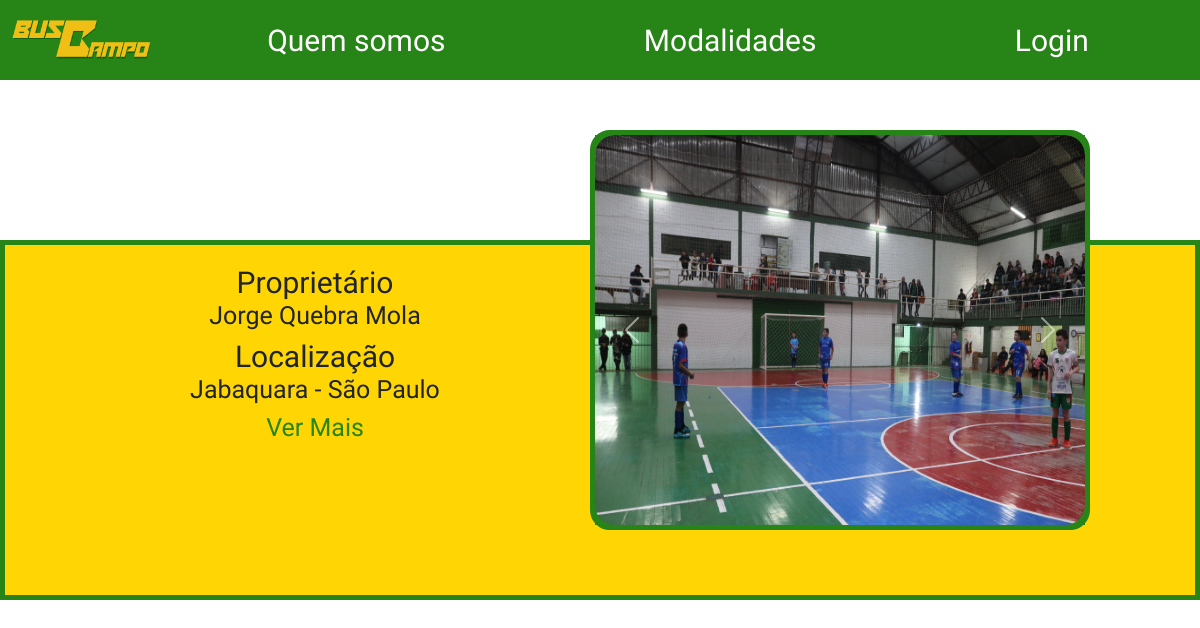
The page /contato.php?id_local=1 on the database as committed earlier.
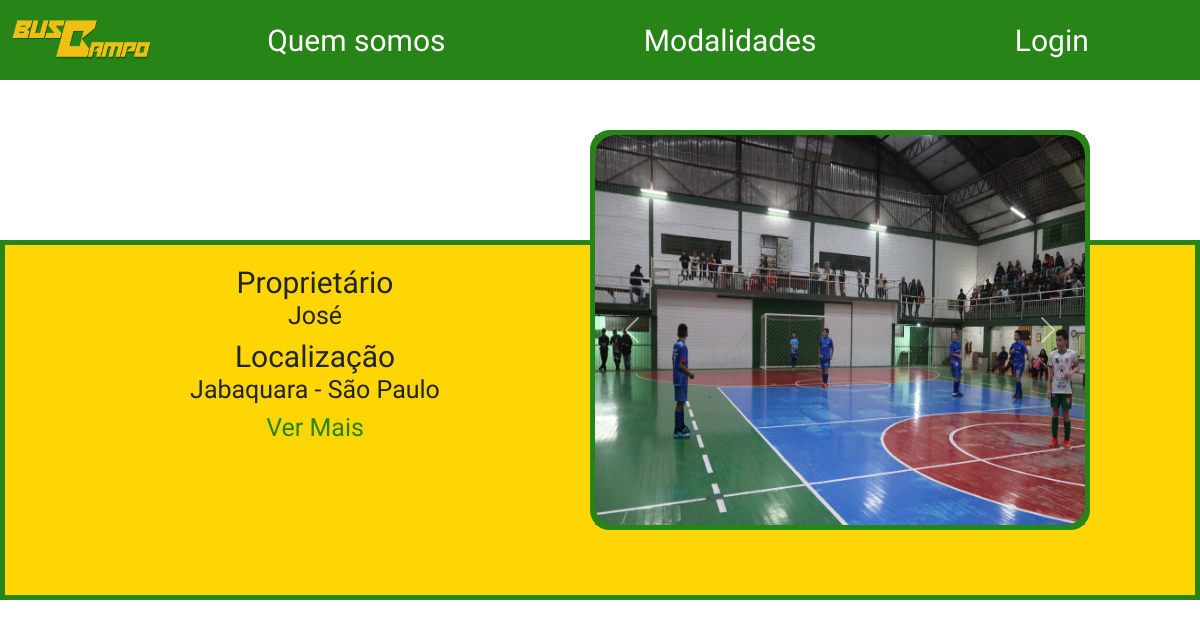
The same page on the database as committed later.
### tables this page shows
CREATE TABLE `tb_local` (
  `id_local` int(11) NOT NULL,
  `nome_local` varchar(40) NOT NULL,
  `id_categoria` int(11) NOT NULL,
  `desc_local` varchar(70) NOT NULL,
  `telefone` varchar(15) NOT NULL,
  `cep` varchar(9) NOT NULL,
  `rua` varchar(50) NOT NULL,
  `numero` int(11) NOT NULL,
  `bairro` varchar(40) NOT NULL,
  `cidade` varchar(50) NOT NULL,
  `estado` varchar(2) NOT NULL,
  `id_cliente` int(11) NOT NULL,
  `img1` varchar(60) NOT NULL,
  `img2` varchar(60) NOT NULL,
  `img3` varchar(60) NOT NULL
);

CREATE TABLE `tb_locador` (
  `id_cliente` int(11) NOT NULL,
  `nome_cliente` varchar(32) NOT NULL,
  `email` varchar(50) NOT NULL,
  `doc` varchar(20) NOT NULL,
  `telefone` varchar(15) NOT NULL,
  `imagem` varchar(60) NOT NULL,
  `senha` varchar(40) NOT NULL
);

### contato.php (the view, shortened to what this page needs)
<?php
@include('menu.php');
require('connect.php');
extract($_GET);
$quadra = mysqli_query($con, "SELECT * FROM `tb_local` INNER JOIN `tb_categoria` ON `tb_local`.`id_categoria` = `tb_categoria`.`id_categoria` INNER JOIN `tb_locador` ON `tb_local`.`id_cliente` = `tb_locador`.`id_cliente` where `id_local` = '$id_local'");
$quadra = mysqli_fetch_array($quadra);
?>
<!DOCTYPE html>
<html lang="pt-br">
<head>
    <link rel="stylesheet" href="css/contato.css">
    <link rel="stylesheet" href="css/query-contato.css">
</head>
<body>
<div class="lista">
    <div class="box-lista">
    <h1>Proprietário</h1>
    <h3><?php echo $quadra['nome_cliente'] ?></h3>
    <h1>Localização</h1>
    <h3><?php echo "$quadra[bairro]  -  $quadra[cidade]"?></h3>
    <?php
    if($_SESSION['login'] == true){
      echo "<a href=# class=logado><img src=imgs/whatsapp.png></a>";
      echo "<a href=# class=logado><img src=imgs/gmail.png></a>";
    }else{
     echo "<h3 classh3-logado><a href=login.php?backup=$id_local>Ver Mais</a></h3>";
    }
    ?>
    </div>
</div>
    <div class="dir">
        <div class="conteudo">
        <div id="carouselExampleControlsNoTouching" class="carousel slide" data-bs-touch="false">
  <div class="carousel-inner">
    <div class="carousel-item active">
      <img src=<?php echo  "$quadra[img1]>"?>
    </div>
  </div>
  <button class="carousel-control-prev" type="button" data-bs-target="#carouselExampleControlsNoTouching" data-bs-slide="prev">
    <span class="carousel-control-prev-icon" aria-hidden="true"></span>
  </button>
  <button class="carousel-control-next" type="button" data-bs-target="#carouselExampleControlsNoTouching" data-bs-slide="next">
    <span class="carousel-control-next-icon" aria-hidden="true"></span>
  </button>
</div>
        </div>
        </div>
</body>
</html>

### menu.php (shortened to what this page needs)
<!DOCTYPE html>
<html lang="pt-br">
<head>
    <link rel="stylesheet" href="css/menu.css">
    <link rel="stylesheet" href="css/query-menu.css">
    <link href="https://cdn.jsdelivr.net/npm/bootstrap@5.3.0-alpha3/dist/css/bootstrap.min.css" rel="stylesheet">
</head>
<body>
<div class="nav-fixed">
<nav class="navbar navbar-expand-lg bg-body-tertiary" id="container-0">
  <div class="container-fluid">
    <a class="navbar-brand" href="index.php"><img src="imgs/logoofc.png" alt="" heigth="150px" width="200px"></a>
    <div class="collapse navbar-collapse" id="navbarNavAltMarkup">
      <div class="navbar-nav">
      <span class="quem-somos-span">
        <a class="nav-link " aria-current="page" href="quem-somos.php">Quem somos</a>
      </span>
        <a class="nav-link" href="modalidades.php">Modalidades</a>
        <?php
if($_SESSION['login'] == true){
  echo "<a class=nav-link href=cad_local.php>Divulgue seu local</a>";
  echo "<a class=nav-link id=dif href=perfil.php>Meu perfil</a>";
  echo "<span class=login-span><a class=nav-link id=dif href=logoff.php>Sair</a></span>";
}else{
  echo "<span class=login-span><a class=nav-link id=dif href=login.php>Login</a></span>";
}
 ?>
      </div>
    </div>
  </div>
</nav>
</div>
</body>
</html>

### css/menu.css (style rules this page uses)
#container-0 { margin: 0; padding: 0; border: 0; }
.nav-fixed { z-index: 1000; width: 100%; position: fixed; top: 0%; }
.container-fluid { background-color: #268516; height: auto; }
.navbar-nav a { color: #ffff; display: flex; justify-content: center; align-items: center; font-size: 30px; }
.navbar-nav { width: 100%; display: flex; justify-content: space-around; align-items: center; }
.nav-link { height: 100%; display: flex; justify-content: center; align-items: center; }

### css/query-menu.css (style rules this page uses)
@media (min-width: 1101px) and (max-width: 1300px) { .container-fluid { height: 80px; } }
@media (min-width: 1101px) and (max-width: 1300px) { .navbar-brand img { width: 140px; } }

### css/contato.css (style rules this page uses)
* { border: 0; padding: 0; margin: 0; font-family: 'Teko', sans-serif; }
body { background-image: url(../imgs/ball.jpg); background-repeat: no-repeat; background-position: center; background-size: cover; }
.lista { background-color:#ffd504; border: #268516 solid 5px; width: 100%; position: fixed; top: 30%; height: 45vh; display: flex; flex-direction: column; justify-content: center ; }
.lista .box-lista { height: 100%; width: 600px; margin-left: 200px; text-align: center; padding-top: 20px; }
.box-lista h1 { padding: 10px; }
.box-lista a { color: #268516; text-decoration: none; }
.dir { position: relative; left: 45%; width: 50%; height: 100vh; display: flex; align-items: center; justify-content: center; }
.conteudo { background-color: #edf2f4; border-radius: 20px; width: 80%; height: 600px; position: relative; top: 3%; display: flex; flex-direction: column; border: solid 5px #268516; }
.carousel { height: 100%; background-color: #268516; }
.carousel-inner { background-color: #268516; height: 100%; border-radius: 20px; }
.carousel-inner img { height: 600px; width: 100%; border-radius: 20px; }

### css/query-contato.css (style rules this page uses)
@media (max-width: 1500px) { .lista .box-lista { margin-left: 60px; width: 500px; } }
@media (max-width: 1500px) { .conteudo { height: 500px; width: 800px; } }
@media (max-width: 1500px) { .box-lista h1 { padding: 5px; font-size: 30px; } }
@media (max-width: 1500px) { .box-lista h3 { font-size: 25px; } }
@media (min-width: 1101px) and (max-width: 1300px) { .dir { height: 400px; padding-top: 250px; } }
@media (min-width: 1101px) and (max-width: 1300px) { .conteudo { height: 400px; width: 500px; } }
@media (min-width: 1101px) and (max-width: 1300px) { .box-lista h1 { padding: 0; margin: 0; } }
@media (min-width: 1101px) and (max-width: 1300px) { .carousel-inner img { height: 430px; width: 100%; border-radius: 20px; } }

Rows that differ between the two databases and show on the page:
changed tb_local "Jabaquara": id_cliente.nome_cliente "Jorge Quebra Mola" → "José"
